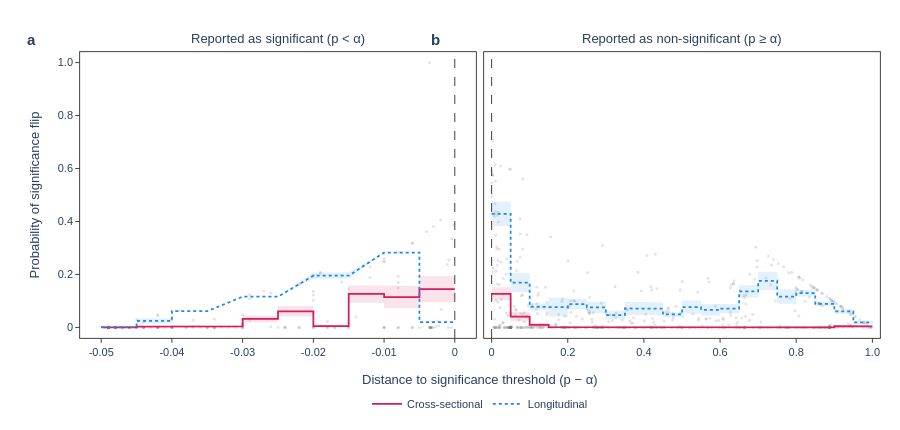

The cell this chart's notebook holds for it:
### Code cell
# ── Palette & typography ───────────────────────────────────────────────────
STUDY_STYLE = {
    "cross-sectional": {
        "color": "#D81B60",
        "dash": "solid",
        "label": "Cross-sectional",
    },
    "longitudinal": {"color": "#1E88E5", "dash": "dot", "label": "Longitudinal"},
}
SCATTER_RGBA = "rgba(120,120,120,0.20)"
FONT = "Helvetica"
SZ_TICK = 11
SZ_LABEL = 13
SZ_PANEL = 15
LINE_W = 1.75
AXIS_W = 0.75

fig = make_subplots(rows=1, cols=2, shared_yaxes=True, horizontal_spacing=0.01)


def hex_to_rgb(h):
    h = h.lstrip("#")
    return int(h[0:2], 16), int(h[2:4], 16), int(h[4:6], 16)


def add_study_traces(fig, row, col, panel_by_study, show_legend):
    """Add gray scatter + per-study step-line with SE band to a subplot."""
    all_data = pd.concat([d["data"] for d in panel_by_study.values()])
    fig.add_trace(
        go.Scatter(
            x=all_data["dist"],
            y=all_data["proba_flip"],
            mode="markers",
            marker=dict(color=SCATTER_RGBA, size=3, line=dict(width=0)),
            showlegend=False,
            hovertemplate="p−α=%{x:.4f}<br>P(flip)=%{y:.3f}<extra></extra>",
        ),
        row=row,
        col=col,
    )

    for study in STUDIES:
        d = panel_by_study[study]
        if d["step"] is None:
            continue
        x_step, y_mean, y_hi, y_lo = d["step"]
        style = STUDY_STYLE[study]
        r, g, b = hex_to_rgb(style["color"])

        fig.add_trace(
            go.Scatter(
                x=np.concatenate([x_step, x_step[::-1]]),
                y=np.concatenate([y_hi, y_lo[::-1]]),
                fill="toself",
                fillcolor=f"rgba({r},{g},{b},0.12)",
                line=dict(width=0),
                showlegend=False,
                hoverinfo="skip",
            ),
            row=row,
            col=col,
        )

        fig.add_trace(
            go.Scatter(
                x=x_step,
                y=y_mean,
                mode="lines",
                line=dict(color=style["color"], width=LINE_W, dash=style["dash"]),
                name=f"{style['label']}",  # (n={d['n']})",
                showlegend=show_legend,
                legendgroup=study,
                hovertemplate="p−α=%{x:.4f}<br>mean P(flip)=%{y:.3f}<extra></extra>",
            ),
            row=row,
            col=col,
        )


add_study_traces(fig, 1, 1, sig_by_study, show_legend=True)
add_study_traces(fig, 1, 2, non_sig_by_study, show_legend=False)

for col in [1, 2]:
    fig.add_vline(
        x=0, line=dict(color="black", width=0.75, dash="dash"), row=1, col=col
    )

# ── Axis style ─────────────────────────────────────────────────────────────
common_axis = dict(
    showline=True,
    linewidth=AXIS_W,
    linecolor="black",
    mirror=True,
    ticks="outside",
    ticklen=4,
    tickwidth=0.75,
    tickcolor="black",
    tickfont=dict(family=FONT, size=SZ_TICK),
    showgrid=False,
    zeroline=False,
)
fig.update_xaxes(**common_axis)
fig.update_yaxes(**common_axis)

fig.update_xaxes(
    range=[-0.053, 0.003],
    tickvals=[-0.05, -0.04, -0.03, -0.02, -0.01, 0.0],
    ticktext=["-0.05", "-0.04", "-0.03", "-0.02", "-0.01", "0"],
    row=1,
    col=1,
)
fig.update_xaxes(
    range=[-0.02, 1.02],
    tickvals=[0.0, 0.2, 0.4, 0.6, 0.8, 1.0],
    ticktext=["0", "0.2", "0.4", "0.6", "0.8", "1.0"],
    row=1,
    col=2,
)
fig.update_yaxes(
    range=[-0.04, 1.04],
    tickvals=[0.0, 0.2, 0.4, 0.6, 0.8, 1.0],
    ticktext=["0", "0.2", "0.4", "0.6", "0.8", "1.0"],
    title=dict(
        text="Probability of significance flip", font=dict(family=FONT, size=SZ_LABEL)
    ),
    row=1,
    col=1,
)
fig.update_yaxes(
    range=[-0.04, 1.04],
    tickvals=[],
    ticks="",
    row=1,
    col=2,
)

# ── Global layout ───────────────────────────────────────────────────────────
fig.update_layout(
    width=900,
    height=430,
    font=dict(family=FONT, size=SZ_TICK),
    plot_bgcolor="white",
    paper_bgcolor="white",
    margin=dict(l=80, r=20, t=52, b=80),
    legend=dict(
        orientation="h",
        x=0.5,
        xanchor="center",
        y=-0.18,
        yanchor="top",
        font=dict(family=FONT, size=SZ_TICK),
        bgcolor="rgba(0,0,0,0)",
        borderwidth=0,
        tracegroupgap=0,
    ),
)

# ── Annotations: panel labels, titles, shared x-axis title ─────────────────
panel_meta = [
    ("a", "x domain", "y domain", "Reported as significant (p < α)"),
    ("b", "x2 domain", "y2 domain", "Reported as non-significant (p ≥ α)"),
]
for label, xref, yref, title in panel_meta:
    fig.add_annotation(
        text=f"<b>{label}</b>",
        xref=xref,
        yref=yref,
        x=-0.14,
        y=1.08,
        showarrow=False,
        font=dict(family=FONT, size=SZ_PANEL),
    )
    fig.add_annotation(
        text=title,
        xref=xref,
        yref=yref,
        x=0.5,
        y=1.08,
        showarrow=False,
        font=dict(family=FONT, size=SZ_LABEL),
    )

# Single centered x-axis title spanning both panels
fig.add_annotation(
    text="Distance to significance threshold (p − α)",
    xref="paper",
    yref="paper",
    x=0.5,
    y=-0.18,
    showarrow=False,
    font=dict(family=FONT, size=SZ_LABEL),
    xanchor="center",
)

fig.show()

### Figure 1 — Plotly figure (JSON) as saved in the notebook; plotly's stock layout.template omitted (floating-point values rounded to 4 significant figures; data arrays with more than 128 entries replaced by an {"elided": "..."} marker saying what was removed)
{"data": [{"hovertemplate": "p−α=%{x:.4f}<br>P(flip)=%{y:.3f}<extra></extra>", "marker": {"color": "rgba(120,120,120,0.20)", "line": {"width": 0}, "size": 3}, "mode": "markers", "showlegend": false, "type": "scatter", "x": {"elided": "195 float values"}, "xaxis": "x", "y": {"elided": "195 float values"}, "yaxis": "y"}, {"fill": "toself", "fillcolor": "rgba(216,27,96,0.12)", "hoverinfo": "skip", "line": {"width": 0}, "showlegend": false, "type": "scatter", "x": [-0.05, -0.045, -0.045, -0.04, -0.04, -0.035, -0.035, -0.03, -0.03, -0.025, -0.025, -0.02, -0.02, -0.015, -0.015, -0.01, -0.01, -0.005, -0.005, 0.0, 0.0, -0.005, -0.005, -0.01, -0.01, -0.015, -0.015, -0.02, -0.02, -0.025, -0.025, -0.03, -0.03, -0.035, -0.035, -0.04, -0.04, -0.045, -0.045, -0.05], "xaxis": "x", "y": [3.818e-05, 3.818e-05, 0.005592, 0.005592, 0.008749, 0.008749, 0.007607, 0.007607, 0.0454, 0.0454, 0.08019, 0.08019, 0.008989, 0.008989, 0.1595, 0.1595, 0.1567, 0.1567, 0.1934, 0.1934, 0.09525, 0.09525, 0.07272, 0.07272, 0.09283, 0.09283, 4.436e-07, 4.436e-07, 0.04131, 0.04131, 0.01928, 0.01928, 4.337e-19, 4.337e-19, 0.002908, 0.002908, 0.000465, 0.000465, 4.477e-07, 4.477e-07], "yaxis": "y"}, {"hovertemplate": "p−α=%{x:.4f}<br>mean P(flip)=%{y:.3f}<extra></extra>", "legendgroup": "cross-sectional", "line": {"color": "#D81B60", "dash": "solid", "width": 1.75}, "mode": "lines", "name": "Cross-sectional", "showlegend": true, "type": "scatter", "x": [-0.05, -0.045, -0.045, -0.04, -0.04, -0.035, -0.035, -0.03, -0.03, -0.025, -0.025, -0.02, -0.02, -0.015, -0.015, -0.01, -0.01, -0.005, -0.005, 0.0], "xaxis": "x", "y": [1.931e-05, 1.931e-05, 0.003029, 0.003029, 0.005829, 0.005829, 0.003804, 0.003804, 0.03234, 0.03234, 0.06075, 0.06075, 0.004495, 0.004495, 0.1262, 0.1262, 0.1147, 0.1147, 0.1443, 0.1443], "yaxis": "y"}, {"fill": "toself", "fillcolor": "rgba(30,136,229,0.12)", "hoverinfo": "skip", "line": {"width": 0}, "showlegend": false, "type": "scatter", "x": [-0.05, -0.045, -0.045, -0.04, -0.04, -0.035, -0.03, -0.025, -0.02, -0.015, -0.01, -0.005, -0.005, 0.0, 0.0, -0.005, -0.005, -0.01, -0.015, -0.02, -0.025, -0.03, -0.035, -0.04, -0.04, -0.045, -0.045, -0.05], "xaxis": "x", "y": [0.00206, 0.00206, 0.03428, 0.03428, 0.06143, 0.06143, 0.116, 0.116, 0.2071, 0.2071, 0.2828, 0.2828, 0.01959, 0.01959, 0.01959, 0.01959, 0.2828, 0.2828, 0.1834, 0.1834, 0.116, 0.116, 0.06143, 0.06143, 0.01468, 0.01468, 0.0003238, 0.0003238], "yaxis": "y"}, {"hovertemplate": "p−α=%{x:.4f}<br>mean P(flip)=%{y:.3f}<extra></extra>", "legendgroup": "longitudinal", "line": {"color": "#1E88E5", "dash": "dot", "width": 1.75}, "mode": "lines", "name": "Longitudinal", "showlegend": true, "type": "scatter", "x": [-0.05, -0.045, -0.045, -0.04, -0.04, -0.035, -0.03, -0.025, -0.02, -0.015, -0.01, -0.005, -0.005, 0.0], "xaxis": "x", "y": [0.001192, 0.001192, 0.02448, 0.02448, 0.06143, 0.06143, 0.116, 0.116, 0.1952, 0.1952, 0.2828, 0.2828, 0.01959, 0.01959], "yaxis": "y"}, {"hovertemplate": "p−α=%{x:.4f}<br>P(flip)=%{y:.3f}<extra></extra>", "marker": {"color": "rgba(120,120,120,0.20)", "line": {"width": 0}, "size": 3}, "mode": "markers", "showlegend": false, "type": "scatter", "x": {"elided": "512 float values"}, "xaxis": "x2", "y": {"elided": "512 float values"}, "yaxis": "y2"}, {"fill": "toself", "fillcolor": "rgba(216,27,96,0.12)", "hoverinfo": "skip", "line": {"width": 0}, "showlegend": false, "type": "scatter", "x": [0.0, 0.05, 0.05, 0.1, 0.1, 0.15, 0.15, 0.2, 0.2, 0.25, 0.25, 0.3, 0.3, 0.35, 0.35, 0.4, 0.4, 0.45, 0.45, 0.5, 0.5, 0.55, 0.55, 0.6, 0.6, 0.65, 0.65, 0.7, 0.7, 0.75, 0.75, 0.8, 0.8, 0.85, 0.85, 0.9, 0.9, 0.95, 0.95, 1.0, 1.0, 0.95, 0.95, 0.9, 0.9, 0.85, 0.85, 0.8, 0.8, 0.75, 0.75, 0.7, 0.7, 0.65, 0.65, 0.6, 0.6, 0.55, 0.55, 0.5, 0.5, 0.45, 0.45, 0.4, 0.4, 0.35, 0.35, 0.3, 0.3, 0.25, 0.25, 0.2, 0.2, 0.15, 0.15, 0.1, 0.1, 0.05, 0.05, 0.0], "xaxis": "x2", "y": [0.1513, 0.1513, 0.05848, 0.05848, 0.01817, 0.01817, 0.001574, 0.001574, 0.002667, 0.002667, 0.0002948, 0.0002948, 1.072e-07, 1.072e-07, 8.739e-09, 8.739e-09, 0.0005778, 0.0005778, 3.94e-09, 3.94e-09, 4.26e-11, 4.26e-11, 1.435e-15, 1.435e-15, 2.278e-05, 2.278e-05, 9.941e-07, 9.941e-07, 1.66e-05, 1.66e-05, 4.099e-10, 4.099e-10, 1.074e-06, 1.074e-06, 0.0009586, 0.0009586, 0.006212, 0.006212, 0.007286, 0.007286, 4.988e-09, 4.988e-09, 0.002626, 0.002626, 0.000186, 0.000186, 2.585e-09, 2.585e-09, 5.785e-11, 5.785e-11, 1.535e-09, 1.535e-09, 1.234e-07, 1.234e-07, 1.093e-06, 1.093e-06, 2.19e-17, 2.19e-17, 5.147e-12, 5.147e-12, 6.44e-14, 6.44e-14, 2.477e-07, 2.477e-07, 1.031e-09, 1.031e-09, 1.643e-08, 1.643e-08, 1.673e-05, 1.673e-05, 6.722e-08, 6.722e-08, 0.0003643, 0.0003643, 0.0008683, 0.0008683, 0.02308, 0.02308, 0.1022, 0.1022], "yaxis": "y2"}, {"hovertemplate": "p−α=%{x:.4f}<br>mean P(flip)=%{y:.3f}<extra></extra>", "legendgroup": "cross-sectional", "line": {"color": "#D81B60", "dash": "solid", "width": 1.75}, "mode": "lines", "name": "Cross-sectional", "showlegend": false, "type": "scatter", "x": [0.0, 0.05, 0.05, 0.1, 0.1, 0.15, 0.15, 0.2, 0.2, 0.25, 0.25, 0.3, 0.3, 0.35, 0.35, 0.4, 0.4, 0.45, 0.45, 0.5, 0.5, 0.55, 0.55, 0.6, 0.6, 0.65, 0.65, 0.7, 0.7, 0.75, 0.75, 0.8, 0.8, 0.85, 0.85, 0.9, 0.9, 0.95, 0.95, 1.0], "xaxis": "x2", "y": [0.1268, 0.1268, 0.04078, 0.04078, 0.00952, 0.00952, 0.0009689, 0.0009689, 0.001333, 0.001333, 0.0001558, 0.0001558, 6.181e-08, 6.181e-08, 4.885e-09, 4.885e-09, 0.000289, 0.000289, 1.97e-09, 1.97e-09, 2.387e-11, 2.387e-11, 7.285e-16, 7.285e-16, 1.194e-05, 1.194e-05, 5.588e-07, 5.588e-07, 8.3e-06, 8.3e-06, 2.339e-10, 2.339e-10, 5.383e-07, 5.383e-07, 0.0005723, 0.0005723, 0.004419, 0.004419, 0.003643, 0.003643], "yaxis": "y2"}, {"fill": "toself", "fillcolor": "rgba(30,136,229,0.12)", "hoverinfo": "skip", "line": {"width": 0}, "showlegend": false, "type": "scatter", "x": [0.0, 0.05, 0.05, 0.1, 0.1, 0.15, 0.15, 0.2, 0.2, 0.25, 0.25, 0.3, 0.3, 0.35, 0.35, 0.4, 0.4, 0.45, 0.45, 0.5, 0.5, 0.55, 0.55, 0.6, 0.6, 0.65, 0.65, 0.7, 0.7, 0.75, 0.75, 0.8, 0.8, 0.85, 0.85, 0.9, 0.9, 0.95, 0.95, 1.0, 1.0, 0.95, 0.95, 0.9, 0.9, 0.85, 0.85, 0.8, 0.8, 0.75, 0.75, 0.7, 0.7, 0.65, 0.65, 0.6, 0.6, 0.55, 0.55, 0.5, 0.5, 0.45, 0.45, 0.4, 0.4, 0.35, 0.35, 0.3, 0.3, 0.25, 0.25, 0.2, 0.2, 0.15, 0.15, 0.1, 0.1, 0.05, 0.05, 0.0], "xaxis": "x2", "y": [0.4754, 0.4754, 0.2051, 0.2051, 0.0912, 0.0912, 0.1116, 0.1116, 0.1083, 0.1083, 0.09687, 0.09687, 0.06282, 0.06282, 0.09581, 0.09581, 0.09473, 0.09473, 0.05921, 0.05921, 0.1015, 0.1015, 0.08842, 0.08842, 0.08918, 0.08918, 0.1592, 0.1592, 0.2099, 0.2099, 0.1445, 0.1445, 0.1426, 0.1426, 0.09884, 0.09884, 0.06936, 0.06936, 0.02501, 0.02501, 0.0124, 0.0124, 0.05176, 0.05176, 0.07958, 0.07958, 0.1164, 0.1164, 0.08794, 0.08794, 0.1415, 0.1415, 0.1129, 0.1129, 0.05347, 0.05347, 0.04378, 0.04378, 0.05151, 0.05151, 0.03879, 0.03879, 0.04629, 0.04629, 0.04738, 0.04738, 0.02997, 0.02997, 0.05388, 0.05388, 0.06831, 0.06831, 0.04024, 0.04024, 0.06475, 0.06475, 0.1327, 0.1327, 0.3828, 0.3828], "yaxis": "y2"}, {"hovertemplate": "p−α=%{x:.4f}<br>mean P(flip)=%{y:.3f}<extra></extra>", "legendgroup": "longitudinal", "line": {"color": "#1E88E5", "dash": "dot", "width": 1.75}, "mode": "lines", "name": "Longitudinal", "showlegend": false, "type": "scatter", "x": [0.0, 0.05, 0.05, 0.1, 0.1, 0.15, 0.15, 0.2, 0.2, 0.25, 0.25, 0.3, 0.3, 0.35, 0.35, 0.4, 0.4, 0.45, 0.45, 0.5, 0.5, 0.55, 0.55, 0.6, 0.6, 0.65, 0.65, 0.7, 0.7, 0.75, 0.75, 0.8, 0.8, 0.85, 0.85, 0.9, 0.9, 0.95, 0.95, 1.0], "xaxis": "x2", "y": [0.4291, 0.4291, 0.1689, 0.1689, 0.07798, 0.07798, 0.07592, 0.07592, 0.08828, 0.08828, 0.07537, 0.07537, 0.0464, 0.0464, 0.07159, 0.07159, 0.07051, 0.07051, 0.049, 0.049, 0.07652, 0.07652, 0.0661, 0.0661, 0.07132, 0.07132, 0.1361, 0.1361, 0.1757, 0.1757, 0.1162, 0.1162, 0.1295, 0.1295, 0.08921, 0.08921, 0.06056, 0.06056, 0.01871, 0.01871], "yaxis": "y2"}], "layout": {"annotations": [{"font": {"family": "Helvetica", "size": 15}, "showarrow": false, "text": "<b>a</b>", "x": -0.14, "xref": "x domain", "y": 1.08, "yref": "y domain"}, {"font": {"family": "Helvetica", "size": 13}, "showarrow": false, "text": "Reported as significant (p < α)", "x": 0.5, "xref": "x domain", "y": 1.08, "yref": "y domain"}, {"font": {"family": "Helvetica", "size": 15}, "showarrow": false, "text": "<b>b</b>", "x": -0.14, "xref": "x2 domain", "y": 1.08, "yref": "y2 domain"}, {"font": {"family": "Helvetica", "size": 13}, "showarrow": false, "text": "Reported as non-significant (p ≥ α)", "x": 0.5, "xref": "x2 domain", "y": 1.08, "yref": "y2 domain"}, {"font": {"family": "Helvetica", "size": 13}, "showarrow": false, "text": "Distance to significance threshold (p − α)", "x": 0.5, "xanchor": "center", "xref": "paper", "y": -0.18, "yref": "paper"}], "font": {"family": "Helvetica", "size": 11}, "height": 430, "legend": {"bgcolor": "rgba(0,0,0,0)", "borderwidth": 0, "font": {"family": "Helvetica", "size": 11}, "orientation": "h", "tracegroupgap": 0, "x": 0.5, "xanchor": "center", "y": -0.18, "yanchor": "top"}, "margin": {"b": 80, "l": 80, "r": 20, "t": 52}, "paper_bgcolor": "white", "plot_bgcolor": "white", "shapes": [{"line": {"color": "black", "dash": "dash", "width": 0.75}, "type": "line", "x0": 0, "x1": 0, "xref": "x", "y0": 0, "y1": 1, "yref": "y domain"}, {"line": {"color": "black", "dash": "dash", "width": 0.75}, "type": "line", "x0": 0, "x1": 0, "xref": "x2", "y0": 0, "y1": 1, "yref": "y2 domain"}], "width": 900, "xaxis": {"anchor": "y", "domain": [0, 0.495], "linecolor": "black", "linewidth": 0.75, "mirror": true, "range": [-0.053, 0.003], "showgrid": false, "showline": true, "tickcolor": "black", "tickfont": {"family": "Helvetica", "size": 11}, "ticklen": 4, "ticks": "outside", "ticktext": ["-0.05", "-0.04", "-0.03", "-0.02", "-0.01", "0"], "tickvals": [-0.05, -0.04, -0.03, -0.02, -0.01, 0], "tickwidth": 0.75, "zeroline": false}, "xaxis2": {"anchor": "y2", "domain": [0.505, 1], "linecolor": "black", "linewidth": 0.75, "mirror": true, "range": [-0.02, 1.02], "showgrid": false, "showline": true, "tickcolor": "black", "tickfont": {"family": "Helvetica", "size": 11}, "ticklen": 4, "ticks": "outside", "ticktext": ["0", "0.2", "0.4", "0.6", "0.8", "1.0"], "tickvals": [0, 0.2, 0.4, 0.6, 0.8, 1], "tickwidth": 0.75, "zeroline": false}, "yaxis": {"anchor": "x", "domain": [0, 1], "linecolor": "black", "linewidth": 0.75, "mirror": true, "range": [-0.04, 1.04], "showgrid": false, "showline": true, "tickcolor": "black", "tickfont": {"family": "Helvetica", "size": 11}, "ticklen": 4, "ticks": "outside", "ticktext": ["0", "0.2", "0.4", "0.6", "0.8", "1.0"], "tickvals": [0, 0.2, 0.4, 0.6, 0.8, 1], "tickwidth": 0.75, "title": {"font": {"family": "Helvetica", "size": 13}, "text": "Probability of significance flip"}, "zeroline": false}, "yaxis2": {"anchor": "x2", "domain": [0, 1], "linecolor": "black", "linewidth": 0.75, "matches": "y", "mirror": true, "range": [-0.04, 1.04], "showgrid": false, "showline": true, "showticklabels": false, "tickcolor": "black", "tickfont": {"family": "Helvetica", "size": 11}, "ticklen": 4, "ticks": "", "tickvals": [], "tickwidth": 0.75, "zeroline": false}}}
